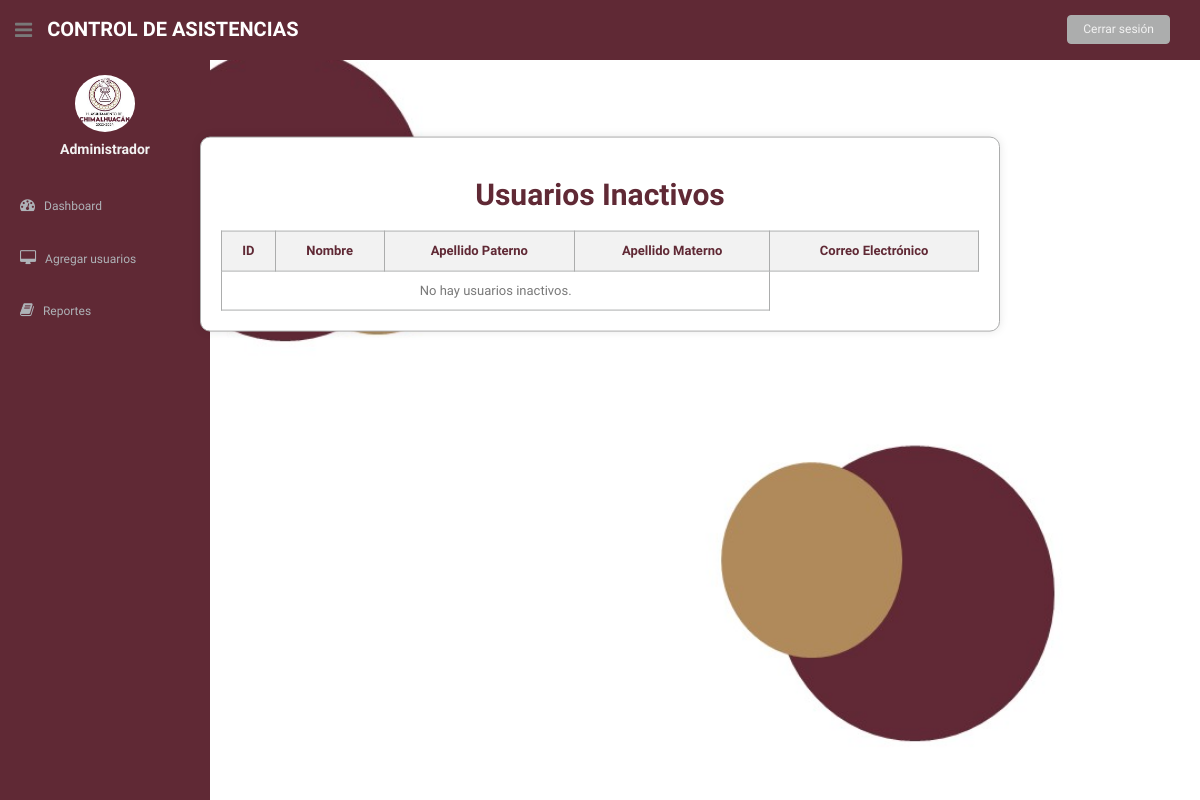
Page /inactivos/ (signed in) on the earlier database version.
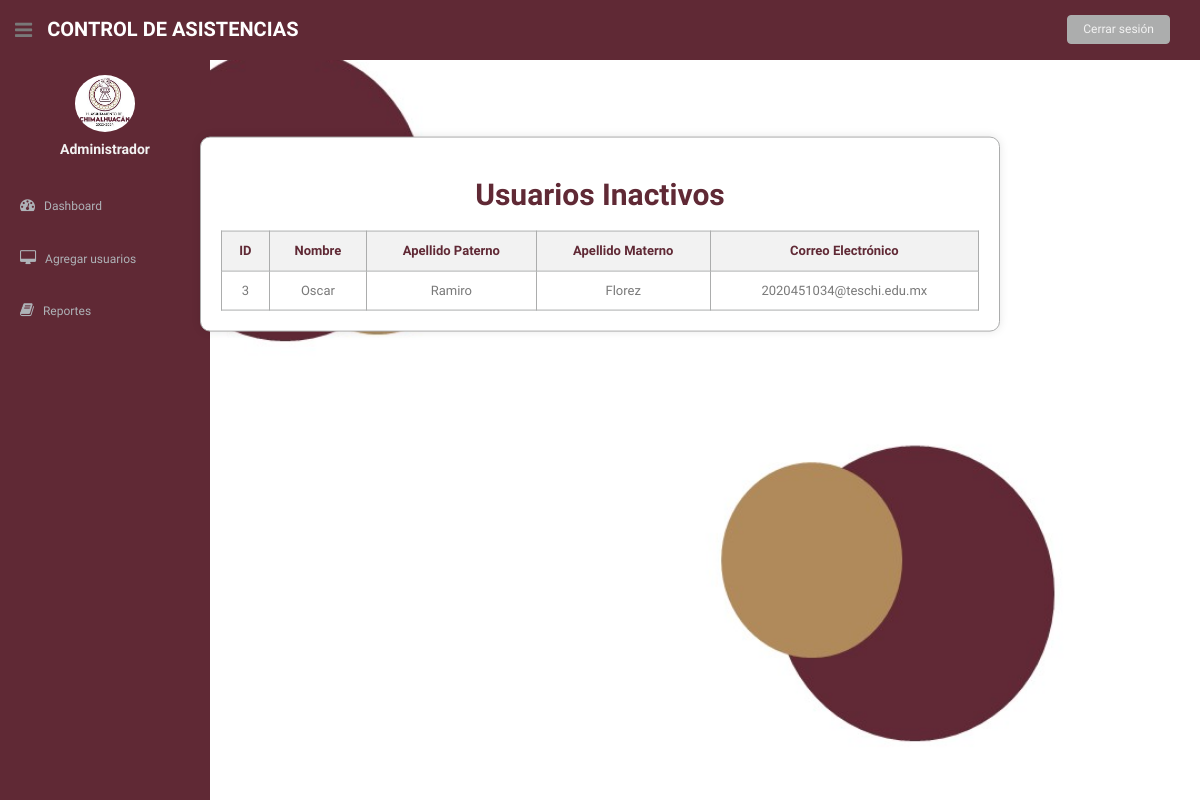
Same page on the later database version.
### asistencia/models.py (models this page shows, shortened)
class Usuario(models.Model):
    nombre = models.CharField(max_length=100)
    apellido_paterno = models.CharField(max_length=100)
    apellido_materno = models.CharField(max_length=100)
    telefono = models.CharField(max_length=10)
    correo_electronico = models.EmailField(unique=True)
    fecha_registro = models.DateField(auto_now_add=True)
    user = models.OneToOneField(User, on_delete=models.CASCADE, null=True, blank=True)
    OPCIONES_SERVICIO = [
        ('SS', 'Servicio Social'),
        ('R', 'Residencias'),
    ]
    tipo_servicio = models.CharField(max_length=2, choices=OPCIONES_SERVICIO)
    horas_realizadas = models.IntegerField(default=0)
    horas_requeridas = models.IntegerField()
    activo = models.BooleanField(default=True)

### asistencia/views.py (the view)
# urls.py: path('inactivos/', lista_usuarios_inactivos, name='usuarios_inactivos'),
@login_required
def lista_usuarios_inactivos(request):
    usuarios_inactivos = Usuario.objects.filter(activo=False)
    query = request.GET.get('q')
    if query:
        usuarios_inactivos = usuarios_inactivos.filter(nombre__icontains=query)
    return render(request, 'usuarios_inactivos.html', {'usuarios': usuarios_inactivos, 'query': query})

### asistencia/templates/usuarios_inactivos.html (shortened to what this page needs)
{% load static %}
<!DOCTYPE html>
<html lang="en">
<head>
  <link href="{% static 'css/bootstrap.css' %}" rel="stylesheet">
  <link href="{% static 'font-awesome/css/font-awesome.css' %}" rel="stylesheet" />
  <link rel="stylesheet" type="text/css" href="{% static 'css/zabuto_calendar.css' %}">
  <link rel="stylesheet" type="text/css" href="{% static 'js/gritter/css/jquery.gritter.css' %}" />
  <link rel="stylesheet" type="text/css" href="{% static 'lineicons/style.css' %}">
  <link href="{% static 'css/style.css' %}" rel="stylesheet">
  <link href="{% static 'css/style-responsive.css' %}" rel="stylesheet">
</head>
<body>
  <section id="container">
    {% include 'general/menu.html' %}
    <div class="container">
      <h2>Usuarios Inactivos</h2>
      <table>
        <thead>
            <tr>
                <th>ID</th>
                <th>Nombre</th>
                <th>Apellido Paterno</th>
                <th>Apellido Materno</th>
                <th>Correo Electrónico</th>
            </tr>
        </thead>
        <tbody>
            {% for usuario in usuarios %}
            <tr>
                <td>{{ usuario.user_id }}</td>
                <td>{{ usuario.nombre }}</td>
                <td>{{ usuario.apellido_paterno }}</td>
                <td>{{ usuario.apellido_materno }}</td>
                <td>{{ usuario.correo_electronico }}</td>
            </tr>
            {% empty %}
            <tr>
                <td colspan="4">No hay usuarios inactivos.</td>
            </tr>
            {% endfor %}
        </tbody>
      </table>
    </div>
  </section>
</body>
</html>

Differences in the rows shown:
now on this page (row edited): Usuario: user_id "3", nombre "Oscar", apellido_paterno "Ramiro", apellido_materno "Florez", correo_electronico "2020451034@teschi.edu.mx"
Other differences:
text no longer shown: "No hay usuarios inactivos."
